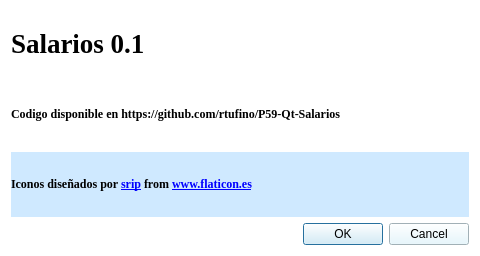
<?xml version="1.0" encoding="UTF-8"?>
<ui version="4.0">
 <class>Acerca</class>
 <widget class="QDialog" name="Acerca">
  <property name="geometry">
   <rect>
    <x>0</x>
    <y>0</y>
    <width>480</width>
    <height>256</height>
   </rect>
  </property>
  <property name="windowTitle">
   <string>Acerca de salarios</string>
  </property>
  <property name="styleSheet">
   <string notr="true">background-color: rgb(255, 255, 255);</string>
  </property>
  <layout class="QVBoxLayout" name="verticalLayout_2">
   <item>
    <layout class="QVBoxLayout" name="verticalLayout">
     <item>
      <widget class="QLabel" name="lblNombre">
       <property name="font">
        <font>
         <family>Georgia</family>
         <pointsize>20</pointsize>
         <weight>75</weight>
         <bold>true</bold>
        </font>
       </property>
       <property name="styleSheet">
        <string notr="true">background-color: rgb(255, 255, 255);</string>
       </property>
       <property name="text">
        <string>Salarios 0.1</string>
       </property>
      </widget>
     </item>
    </layout>
   </item>
   <item>
    <widget class="QLabel" name="label_4">
     <property name="font">
      <font>
       <family>Georgia</family>
       <weight>75</weight>
       <bold>true</bold>
      </font>
     </property>
     <property name="text">
      <string>Codigo disponible en https://github.com/rtufino/P59-Qt-Salarios</string>
     </property>
    </widget>
   </item>
   <item>
    <widget class="QLabel" name="lblFreepik">
     <property name="font">
      <font>
       <family>Georgia</family>
       <weight>75</weight>
       <bold>true</bold>
      </font>
     </property>
     <property name="styleSheet">
      <string notr="true">background-color: rgb(207, 233, 255);</string>
     </property>
     <property name="text">
      <string>&lt;div&gt;Iconos diseñados por &lt;a href=&quot;https://www.flaticon.es/autores/srip&quot; title=&quot;srip&quot;&gt;srip&lt;/a&gt; from &lt;a href=&quot;https://www.flaticon.es/&quot; title=&quot;Flaticon&quot;&gt;www.flaticon.es&lt;/a&gt;&lt;/div&gt;</string>
     </property>
     <property name="wordWrap">
      <bool>true</bool>
     </property>
    </widget>
   </item>
   <item>
    <widget class="QDialogButtonBox" name="buttonBox">
     <property name="styleSheet">
      <string notr="true">background-color: rgb(225, 247, 255);</string>
     </property>
     <property name="orientation">
      <enum>Qt::Horizontal</enum>
     </property>
     <property name="standardButtons">
      <set>QDialogButtonBox::Cancel|QDialogButtonBox::Ok</set>
     </property>
    </widget>
   </item>
  </layout>
 </widget>
 <resources/>
 <connections>
  <connection>
   <sender>buttonBox</sender>
   <signal>accepted()</signal>
   <receiver>Acerca</receiver>
   <slot>accept()</slot>
   <hints>
    <hint type="sourcelabel">
     <x>248</x>
     <y>254</y>
    </hint>
    <hint type="destinationlabel">
     <x>157</x>
     <y>274</y>
    </hint>
   </hints>
  </connection>
  <connection>
   <sender>buttonBox</sender>
   <signal>rejected()</signal>
   <receiver>Acerca</receiver>
   <slot>reject()</slot>
   <hints>
    <hint type="sourcelabel">
     <x>316</x>
     <y>260</y>
    </hint>
    <hint type="destinationlabel">
     <x>286</x>
     <y>274</y>
    </hint>
   </hints>
  </connection>
 </connections>
</ui>
